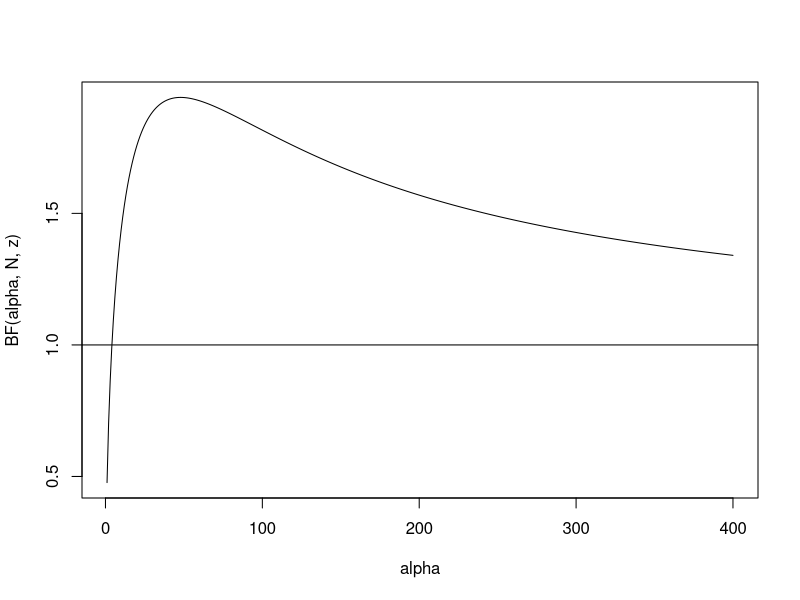
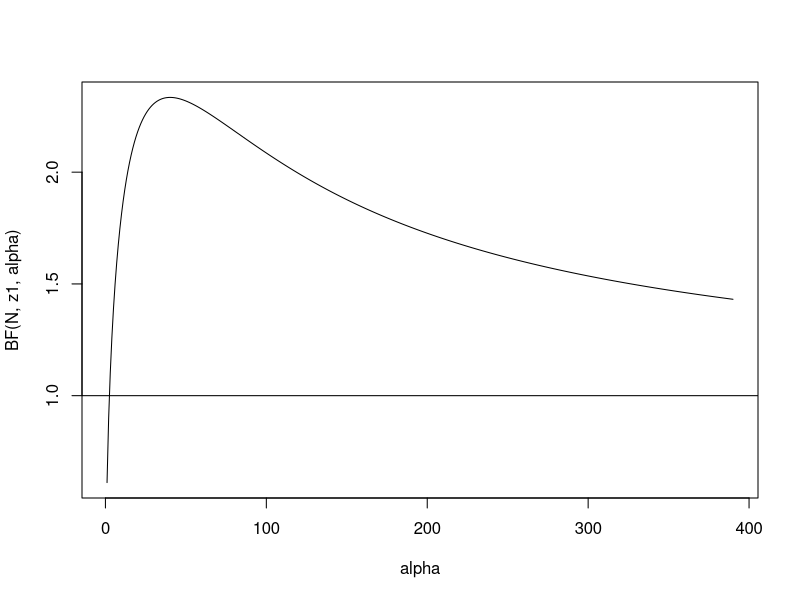

Write R code to recreate these figures, in order.
#1.1

N = 250
z = 110
theta = 0.5
lowTailZ = 0:z
sum(choose(N, lowTailZ) * theta^lowTailZ * (1-theta)^(N-lowTailZ) ) *2
#0.06642115


#1.2

#Dr. Bright took 250 flips as the implemented stopping procedure, this affecting the probabilities of the data.

#1.3

#spike_functon <- function(theta) {
#  if (theta == 0.5 ){
#    return (1)
#  } else{ 
#    return (0)
#  }
#}


#beta_prior <- function(theta, a = 1, b= 1){
#  return ((theta^(a-1) * (1 - theta)^(b-1))/beta(a,b))
#}

theta_null = 0.5
a = 1
b = 1

evidence_m0 <- function(N, z, theta_null = 0.5){ 
  return (theta_null^z * (1 - theta_null)^(N-z))
}


evidence_m1 <- function(a, b, N, z){
return (beta(a + z, N - z + b)/beta(a, b))
}

bf_10 <- evidence_m1(a, b, N, z)/evidence_m0(N, z)

#bf = 0.4767 -> model 0 is almost two times more likely to explain the data than model 1


#1.4

alpha <- 1:400
BF <- function(alpha, N, z){
  return (evidence_m1(alpha, alpha, N, z)/evidence_m0(N, z))
}

plot(alpha, BF(alpha, N, z), type = 'l')
abline(alpha, rep(0, 501))

#max bayes factor
alpha <- 1:150
alpha_max <- BF(alpha, N, z)
max_value <- max(alpha_max)
max_alpha <- which(alpha_max == max(alpha_max))

#Maximum BF value is 1.940734 at an alpha value of 48. 

#1.5

# The line seems to approximate 1, which would mean that the difference between the two models will diminish until it completely disappears.

#1.6

# theta^z * (1-theta)^(N-z)

#1.7

evidence_m2 <- function(N, z, theta_null2 = z/N){ #because the initial value of z we started working with was 110, then we also modified the value of theta here 
  
  return (theta_null2^z * (1 - theta_null2)^(N-z))
  
}

bf_20 <- evidence_m2(N, z)/evidence_m0(N, z)

#6.0759

#1.8
#By looking at the table, one can see that a Bayes Factor of over 6 means a strong effect (it's very likely for the first model to
#explain the data way better than the second one). This supports Dr. Blight's statement that the coin is not fair.


#1.9

z1 = 109
lowTailZ1 = 0:z1
sum(choose(N, lowTailZ1) * theta^lowTailZ1 * (1-theta)^(N-lowTailZ1) ) *2
#0.049 -> result is statistically significant 



#1.10

alpha <- 1:390 
BF <- function(N , z1, alpha){return(evidence_m1(alpha, alpha, N, z1) / evidence_m0(N, z1))}
plot(alpha, BF(N, z1, alpha), type = 'l')
abline(alpha, rep(0, 501))

alpha <- 1:100
max_BF <- BF(N, z=109, alpha)
max_value <- max(max_BF)
max_alpha <- which(max_BF == max(max_BF))

#The maximum possible Bayes Factor this time is 2.3344, for an alpha of 40.

